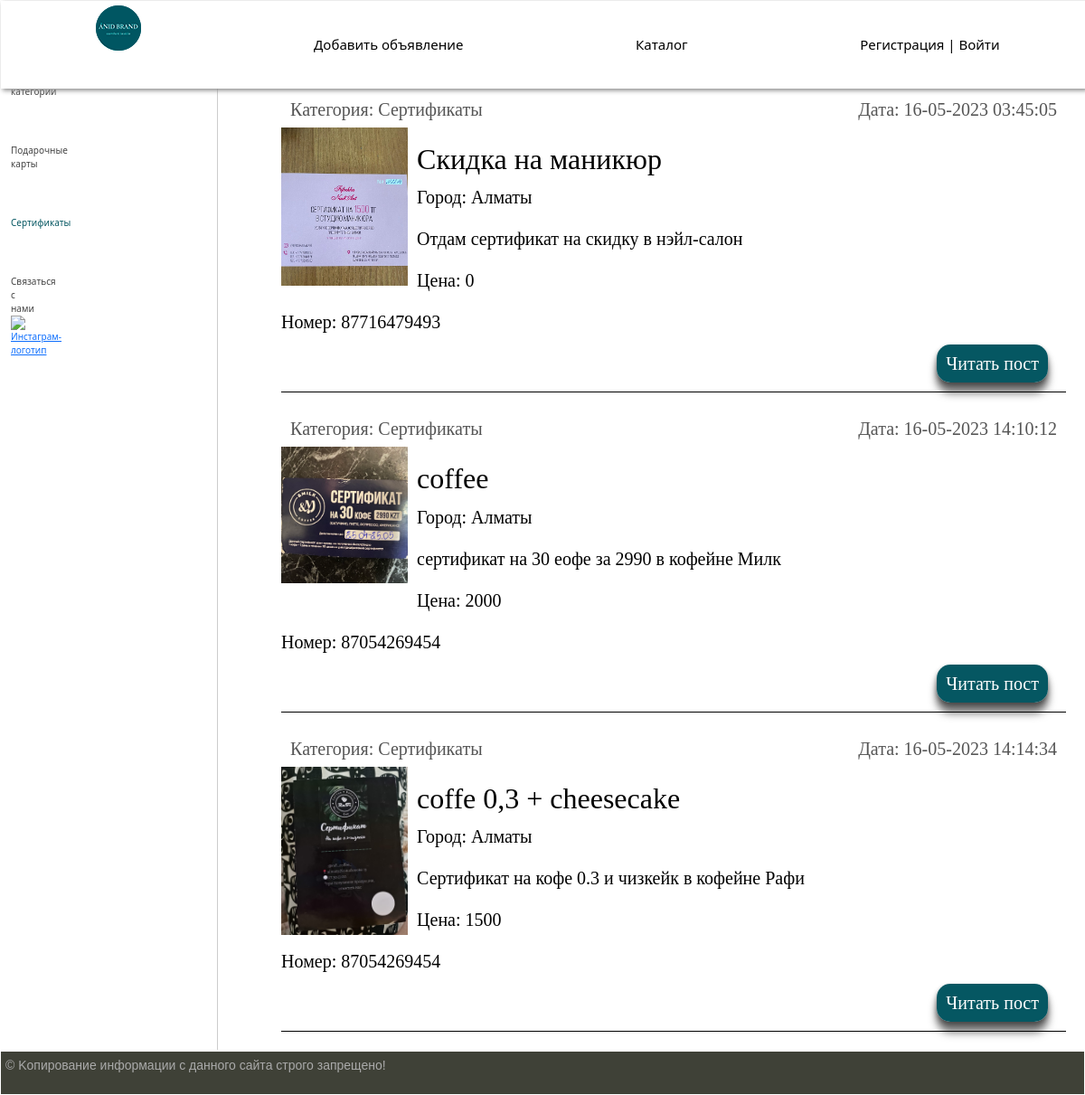
Page /category/sertifikaty/ on the committed database.
### women/models.py (models this page shows, shortened)
class Category(models.Model):
    name = models.CharField(max_length=100, db_index=True, verbose_name='Категория')
    slug = models.SlugField(max_length=255, unique=True, db_index=True, verbose_name="URL")
    def __str__(self):
        return self.name
    def get_absolute_url(self):
        return reverse('category', kwargs={'cat_slug': self.slug})
    class Meta:
        verbose_name = 'Категория'
        verbose_name_plural = 'Категории'
        ordering = ['id']

class Women(models.Model):
    title = models.CharField(max_length=255, verbose_name='Название')
    slug = models.SlugField(max_length=255, unique=True, db_index=True, verbose_name="URL")
    content = models.TextField(blank=True, verbose_name='Содержание')
    city = models.TextField(blank=True, verbose_name='Ваш город')
    phone = models.IntegerField(blank=True, verbose_name='Телефон')
    price = models.IntegerField(blank=True, verbose_name='Ваша цена')
    photo = models.ImageField(upload_to="photos/%Y/%m/%d/", verbose_name='Фото')
    time_create = models.DateTimeField(auto_now_add=True, verbose_name='Время создания')
    time_update = models.DateTimeField(auto_now=True, verbose_name='Время изменения')
    is_published = models.BooleanField(default=True, verbose_name='Публикация')
    cat = models.ForeignKey('Category', on_delete=models.PROTECT, verbose_name='Категории')
    def get_absolute_url(self):
        return reverse('post', kwargs={'post_slug': self.slug})
    class Meta:
        verbose_name = 'Все категории'
        verbose_name_plural = 'Все категории'
        ordering = ['time_create', 'title']

### women/views.py (the view)
# urls.py: path('category/<slug:cat_slug>/', WomenCategory.as_view(), name='category'),
class WomenCategory(DataMixin, ListView):
    model = Women
    template_name = 'women/index.html'
    context_object_name = 'posts'
    allow_empty = False
    def get_queryset(self):
        return Women.objects.filter(cat__slug=self.kwargs['cat_slug'], is_published=True)
    def get_context_data(self, *, object_list=None, **kwargs):
        context = super().get_context_data(**kwargs)
        c_def = self.get_user_context(title='Категория - ' + str(context['posts'][0].cat),
                                      cat_selected = context['posts'][0].cat_id)
        return dict(list(context.items()) + list(c_def.items()))

### women/utils.py (called while the page is built)
    def get_user_context(self, **kwargs):
        context = kwargs
        cats = Category.objects.annotate(Count('women'))
        context['menu'] = menu
        context['cats'] = cats
        if 'cat_selected' not in context:
            context['cat_selected'] = 0
        return context

### women/templates/women/index.html (shortened to what this page needs)
{% extends 'women/base.html' %}
{% block content %}
<ul class="list-articles">
	{% for p in posts %}
			<li><div class="article-panel">
    <p class="first">Категория: {{ p.cat }}</p>
    <p class="last">Дата: {{ p.time_update|date:"d-m-Y H:i:s" }}</p>
</div>
                {% if p.photo %}
    <p><img class="img-article-left thumb" src="{{ p.photo.url }}"></p>
{% endif %}
                <h2>{{p.title}}</h2>
	{% autoescape on %}
    <p>Город: {{ p.city }}</p>
	{{p.content|linebreaks|truncatewords:50}}
    <p>Цена: {{ p.price }}</p>
    <p>Номер: {{ p.phone }}</p>
	{% endautoescape %}
			<p class="link-read-post"><a href="{{ p.get_absolute_url }}">Читать пост</a></p>
			</li>
	{% endfor %}
</ul>
{% endblock %}

### women/templates/women/base.html (shortened to what this page needs)
{% load static %}
{% load women_tags %}
<!DOCTYPE html>
<html>
<head>
	<link type="text/css" href="{% static 'women/css/styles.css' %}" rel="stylesheet" />
    <link rel="stylesheet" href="https://cdn.jsdelivr.net/npm/bootstrap@5.2.3/dist/css/bootstrap.min.css">
</head>
<body>
<table class="table-page" border-width=0 padding="0" border-pacing="0">
<tr><td vertical-align=top>
{% block mainmenu %}
		<div class="header">
			<ul id="mainmenu" class="mainmenu">
			<li class="logo"><a href="{% url 'home' %}"><div class="logo"></div></a></li>
            {% for m in menu %}
            {% if m.url_name != 'about' %}
            <li><a href="{% url m.url_name %}">{{m.title}}</a></li>
            {% endif %}
            {% endfor %}
                {% if request.user.is_authenticated %}
                <li class="last"> {{ user.username }} | <a href="{% url 'logout' %}">Выйти</a></li>
                {% else %}
                <li class="last"><a href="{% url 'register' %}">Регистрация</a> | <a href="{% url 'login' %}">Войти</a></li>
                {% endif %}
			</ul>
		</div>
{% endblock mainmenu %}
<table class="table-content" border-width=0 padding="0" border-pacing="0">
<tr>
<td vertical-align="top" class="left-chapters">
	<ul id="leftchapters">
{% if cat_selected == 0 %}
        <li class="selected">Все категории</li>
{% else %}
        <li><a href="{% url 'home' %}">Все категории</a></li>
{% endif %}
{% for c in cats %}
{% if c.women__count > 0 %}
    {% if c.pk == cat_selected %}
        <li class="selected">{{ c.name }}</li>
    {% else %}
        <li><a href="{{ c.get_absolute_url }}">{{ c.name }}</a></li>
    {% endif %}
{% endif %}
{% endfor %}
		<li class="share">
		<li><a href="https://www.instagram.com/dssv_di/">Связаться с нами</a></li>
        <a class="share-yt" href="https://www.instagram.com/dssv_di/">
            <img src="{% static 'women/images/share_yt.png' %}" width="80px" height="50" alt="Инстаграм-логотип">
        </a>
        </li>
	</ul>
</td>
<td vertical-align="top" class="content">
	<div class="content-text">
{% block content %}
{% endblock %}
	</div>
</td></tr></table>
</td></tr>
<tr><td verticalalign=top>
	<div id="footer">
		<p>&copy; Kопирование информации с данного сайта строго запрещено!</p>
	</div>
</td></tr></table>
</body>
</html>

### women/static/women/css/styles.css (style rules this page uses)
html, body { font-family: 'Arial'; margin: 0; padding: 0; height: 100%; width: 100%; color: #444; }
a { color: #055762; text-decoration: none; }
img { max-width: 600px; height: auto; }
img.img-article-left { max-width: 300px; height: auto; float: left; padding: 0 10px 10px 0; }
img.img-article-left.thumb { max-width: 150px; height: auto; }
p.link-read-post { text-align: right; }
p.link-read-post a { margin-right: 20px; padding: 10px; min-width: 100px; background: #055762; color: #fff; text-decoration: none; border-radius: 15px; box-shadow: 0 12px 10px rgba(0, 0, 0, 0.5), 0 5px 7px rgba(0, 0, 0, 0.3), 0 2px 4px rgba(0, 0, 0, 0.2); }
div.article-panel { padding: 5px 10px 5px 10px; box-sizing: border-box; overflow: hidden; color: #555; }
div.article-panel p.first { margin: 0; float: left; }
div.article-panel p.last { margin: 0; float: right; }
ul.list-articles { list-style: none; margin: 0; padding: 0; }
ul.list-articles li { margin-top: 20px; border-bottom: 1px solid black; }
.table-page { width: 100%; height: 100%; vertical-align: top; }
.table-page tr { height: 100%; }
.header { background: #ffffff; box-shadow: 2px 2px 5px #888888; position: fixed; height: 8%; width: 100%; z-index: 1; }
.logo { background: url('../images/logo-50.png') no-repeat 10px 5px; width: 60px; height: 100%; }
ul.mainmenu { list-style: none; margin: 0; padding: 0; height: 100%; color: #000000; font-size: 15px; overflow: hidden; display: flex; justify-content: space-around; align-items: center; }
ul.mainmenu li { float: left; }
ul.mainmenu li.logo { margin: 0; }
ul.mainmenu li.last { float: right; }
ul.mainmenu li a { color: #000000; text-decoration: none; text-align: center; }
.table-content { width: 100%; min-height: 100%; height: 100%; }
.left-chapters { margin: 0; background: #ffffff; border-right: 1px solid #ccc; min-height: 100%; }
@media only screen and (max-width: 1200px) { .left-chapters { width: calc(20%); } }
.left-chapters ul { margin-top: 50px; width: 20%; min-height: 100%; padding: 10px 10px 10px 10px; list-style: none; font-size: 10px; }
.left-chapters ul li { margin: 30px 0 0 0; color: #999; margin-top: 50px; }
.left-chapters ul li.selected { color: #055762; margin-top: 50px; }
.left-chapters ul li a { color: #444; text-decoration: none; }
.left-chapters ul li.share { margin: 20px 0 0 0; }
.content { padding: 40px 20px 20px 40px; width: 100%; box-sizing: border-box; }
.content-text { margin: 60px 0 0 30px; color: #000; font-size: 20px; font-family: Yandex Sans Display Light; }
#footer { box-sizing: border-box; background: #3F4137; padding: 5px; color: #aaa; font-size: 14px; font-family: Verdana, Geneva, Arial, Helvetica; text-align: left; overflow: hidden; }

### rows in the picture
Category: name "Подарочные карты"
Category: name "Сертификаты"
Women: cat "Сертификаты", time_update "16-05-2023 03:45:05", photo (picture), title "Скидка на маникюр", city "Алматы", content "Отдам сертификат на скидку в нэйл-салон", price "0", phone "87716479493"
Women: cat "Сертификаты", time_update "16-05-2023 14:10:12", photo (picture), title "coffee", city "Алматы", content "сертификат на 30 еофе за 2990 в кофейне Милк", price "2000", phone "87054269454"
Women: cat "Сертификаты", time_update "16-05-2023 14:14:34", photo (picture), title "coffe 0,3 + cheesecake", city "Алматы", content "Сертификат на кофе 0.3 и чизкейк в кофейне Рафи", price "1500", phone "87054269454"

### other values in the picture
{{ m.title }} "Добавить объявление" "Каталог"
